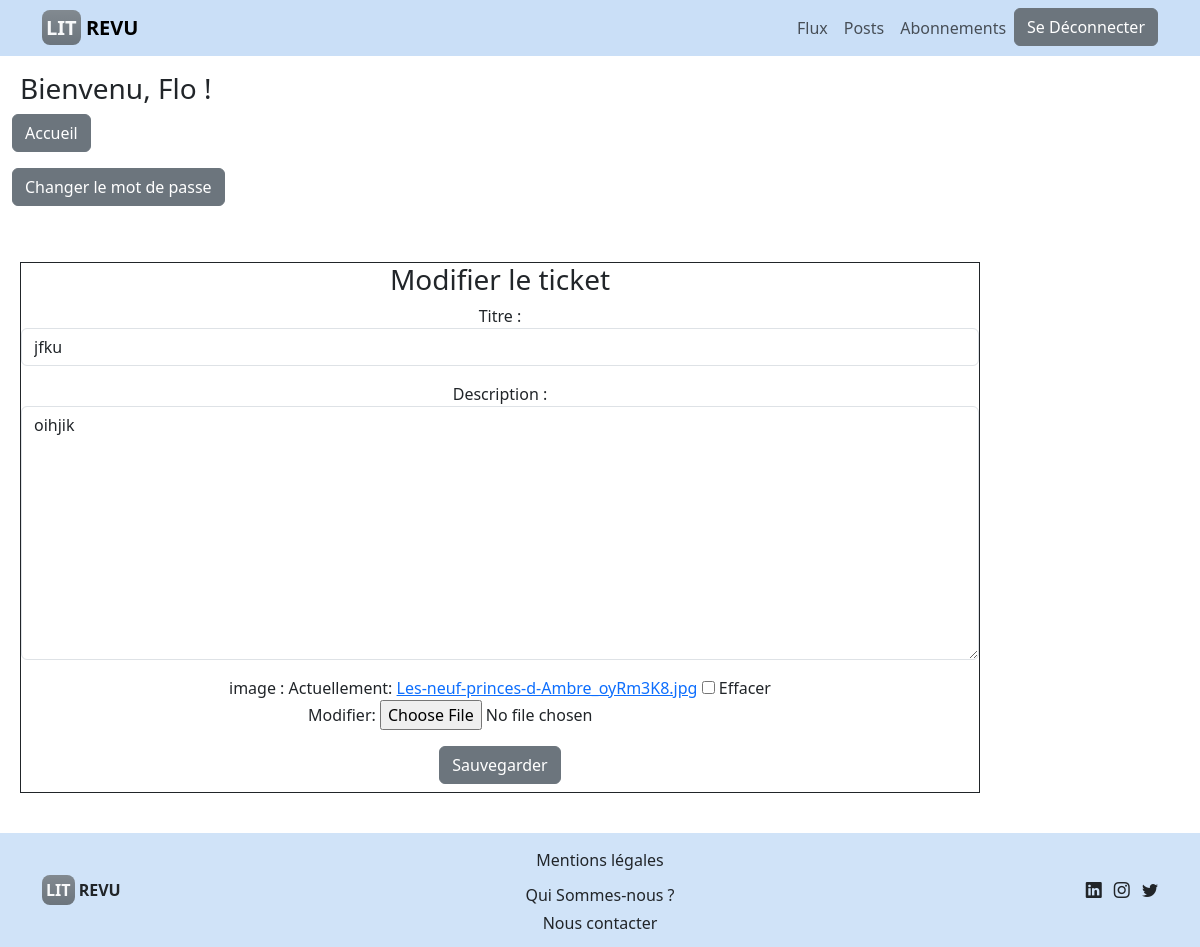
/revu/ticket/70/edit/ (signed in), run on the app's committed database.
### authentication/models.py (models this page shows)
class User(AbstractUser):
    DEVELOPER = "DEVELOPER"
    SUBSCRIBER = "SUBSCRIBER"
    ROLE_CHOICES = (
        (DEVELOPER, 'Développeur'),
        (SUBSCRIBER, 'Utilisateur'),
    )
    profile_photo = models.ImageField(blank=True)
    role = models.CharField(max_length=30, choices=ROLE_CHOICES)
    follows = models.ManyToManyField(
        'self',
        symmetrical=False,
        verbose_name='suit',
    )
    def __str__(self):
        return f'{self.username}'

### revu/models.py (models this page shows, shortened)
class Ticket(models.Model):
    headline = models.CharField(max_length=128)
    body = models.CharField(max_length=8192, blank=True)
    image = models.ImageField(blank=True, null=True)
    user = models.ForeignKey(to=settings.AUTH_USER_MODEL,
                             on_delete=models.CASCADE)
    time_created = models.DateTimeField(auto_now_add=True)
    review_provided = models.BooleanField(default=False)
    IMAGE_MAX_SIZE = (600, 480)

### revu/views.py (the view, shortened to what this page needs)
@login_required
def edit_ticket(request, ticket_id):
    ticket = get_object_or_404(models.Ticket, id=ticket_id)
    if ticket.user != request.user:
        return redirect('no_permission')
    edit_form = forms.TicketForm(instance=ticket)
    delete_form = forms.DeleteTicketForm()
    context = {
        'edit_form': edit_form,
        'delete_form': delete_form,
    }
    return render(request, 'revu/edit_ticket.html', context=context)

### revu/forms.py
class TicketForm(forms.ModelForm):
    edit_ticket = forms.BooleanField(widget=forms.HiddenInput, initial=True,
                                     required=False)
    class Meta:
        model = models.Ticket
        fields = ('headline', 'body', 'image')
        labels = {'headline': 'Titre', 'body': 'Description', 'image': 'image'}
        widgets = {
            'headline': forms.TextInput(attrs={'class': 'form-control',
                                               'label': 'Titre'}),
            'body': forms.Textarea(attrs={'class': 'form-control',
                                          'label': 'Description'}),
        }

class DeleteTicketForm(forms.Form):
    delete_ticket = forms.BooleanField(widget=forms.HiddenInput, initial=True)

### revu/templates/revu/edit_ticket.html (shortened to what this page needs)
{% extends 'base.html' %}
{% block content %}
<div class="container px-2 my-3" aria-label="edit ticket">
    <div class="border border-dark">
    <div class="row align-items-center ">
        <div class="text-center">
            <h3>Modifier le ticket</h3>
            <form method="post" enctype="multipart/form-data">
                {{ edit_form.as_p }}
                <button type="submit" class="btn btn-secondary mb-2">Sauvegarder</button>
            </form>
        </div>
    </div>
</div>
</div>
{% endblock content %}

### templates/base.html (shortened to what this page needs)
<!DOCTYPE html>
<html lang="fr">
  <head>
    <link href="https://cdn.jsdelivr.net/npm/bootstrap@5.3.3/dist/css/bootstrap.min.css" rel="stylesheet">
    <link
      rel="stylesheet"
      href="https://cdn.jsdelivr.net/npm/bootstrap-icons@1.5.0/font/bootstrap-icons.css"
    />
    <link rel="stylesheet" href="https://cdnjs.cloudflare.com/ajax/libs/font-awesome/5.15.4/css/all.min.css" />
  </head>
    <body>
      <header>
        <nav class="navbar navbar-expand-md navbar-light fixed-top"  style="background-color: rgb(189, 215, 245,0.8);">
          <div class="container">
          <a class="navbar-brand text-uppercase fw-bold" href="{% url 'login' %}" aria-label="LITRevu"><span class="bg-secondary bg-gradient p-1 rounded-3 text-light">LIT</span> Revu</a>
          <div class="collapse navbar-collapse justify-content-end" id="navbarNav" role="navigation">
           <ul class="navbar-nav">
            <li class="nav-item">
              <a class="nav-link" href="{% url 'home' %}">Flux</a>
            </li>
            <li class="nav-item">
              <a class="nav-link" href="{% url 'user_posts' %}">Posts</a>
            </li>
            <li class="nav-item">
              <a class="nav-link" href="{% url 'follow' %}">Abonnements</a>
            </li>
            <li class="nav-item">
                {% if user.is_authenticated %}
                  <form action="{% url 'logout'%}" method="post" class="col-12">
                     <button type="submit" class="btn btn-secondary">Se Déconnecter</button>
                  </form>
                {% endif %}
            </li>
           </ul>
          </div>
          </div>
         </nav>
       </header>
      <div class="md-vh-100 d-flex">
        <section class="w-100" aria-label="Accueil">
            <div class="container-fluid mt-5 h-100">
              <div class="row h-100 ">
                <div class="col-md-2 sidebar mt-2 " style="width: auto">
                  {% if user.is_authenticated %}
                      <h3 class="m-2 pt-2">Bienvenu, {{ user }} !</h3>
                      <p><a href="{% url 'home' %}" class="btn btn-secondary">Accueil</a></p>
                      <p><a href="{% url 'password_change' %}" class="btn btn-secondary">Changer le mot de passe</a></p>
                  {% endif %}
                  </div>
                  <div class="col-md-10 mb-5">
                      {% block content %}{% endblock content %}
                  </div>
              </div>
            </div>
        </section>
      </div>
    </body>
    <footer style="background-color: rgb(189, 215, 245, 0.7);">
        <div class="container py-1" >
            <div class="row gy-4 align-items-center" aria-label="footer navigation">
              <div class="col-12 col-md-4">
                <a class="navbar-brand text-dark text-uppercase fw-bold" href="#">
                  <span class="bg-secondary bg-gradient p-1 rounded-3 text-light">LIT</span> Revu
                </a>
              </div>
              <div class="col-12 col-md-4 text-md-center">
                <ul class="list-unstyled mb-2">
                  <li class="nav-item active">
                    <a href="#" class="btn mt-1 text-decoration-none text-dark"
                    data-bs-toggle="modal" data-bs-target="#Mentionslegales">Mentions légales</a>
                  </li>
                  <li class="nav-item active">
                    <a class="nav-link mt-1" href="#LITRevu">Qui Sommes-nous ?</a>
                  </li>
                  <li class="nav-item ">
                    <a class="nav-link mt-1" href="{% url 'contact' %}">Nous contacter</a>
                  </li>
                </ul>
              </div>
              <div class="col-12 col-md-4 text-md-end">
                <ul class="list-inline mb-0">
                  <li class="list-inline-item">
                    <a href="https://www.linkedin.com/" class="text-decoration-none text-dark" data-bs-toggle="tooltip" title="Linkedin"><i class="bi bi-linkedin"></i></a>
                  </li>
                  <li class="list-inline-item">
                    <a href="https://www.instagram.com/" class="text-decoration-none text-dark" data-bs-toggle="tooltip" title="Instagram"><i class="bi bi-instagram"></i></a>
                  </li>
                  <li class="list-inline-item">
                    <a href="https://twitter.com/home" class="text-decoration-none text-dark" data-bs-toggle="tooltip" title="Twitter"><i class="bi bi-twitter"></i></a>
                  </li>
                </ul>
              </div>
            </div>
          </div>
    </footer>
</html>

### data on the page
User: username "Flo"
Ticket: headline "jfku", body "oihjik"
